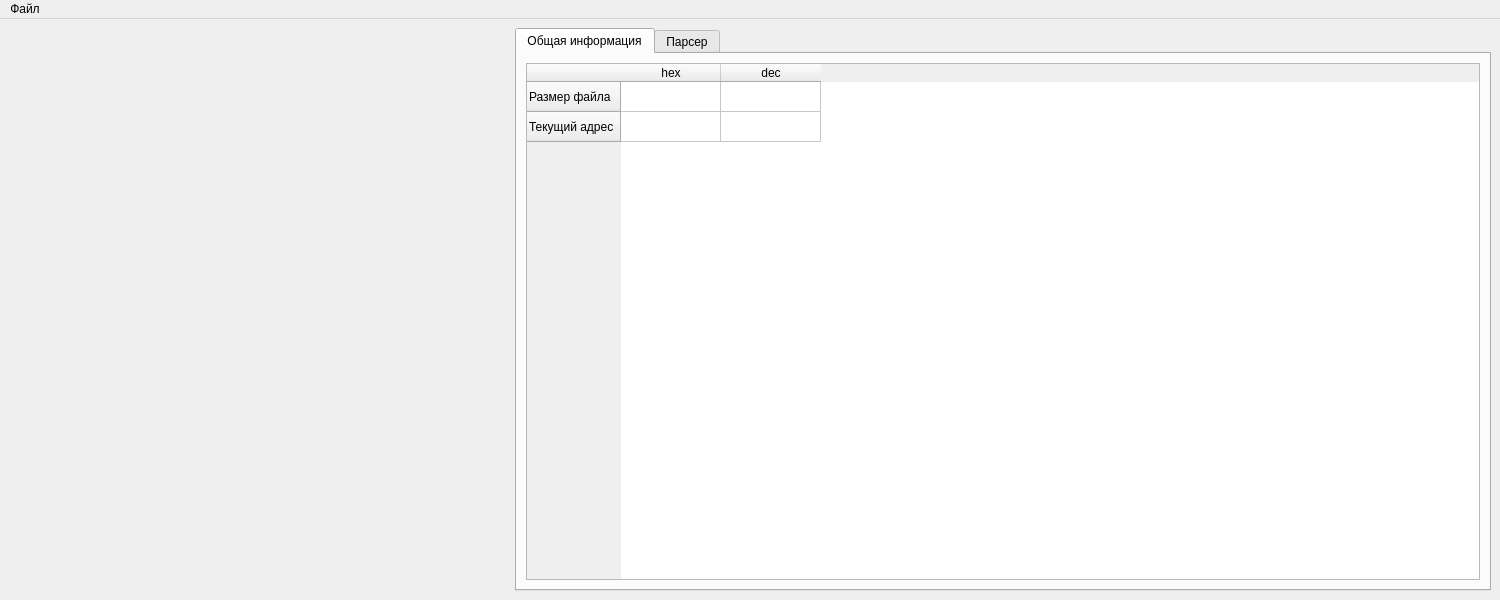
<?xml version="1.0" encoding="UTF-8"?>
<ui version="4.0">
 <class>MainWindow</class>
 <widget class="QMainWindow" name="MainWindow">
  <property name="geometry">
   <rect>
    <x>0</x>
    <y>0</y>
    <width>1500</width>
    <height>600</height>
   </rect>
  </property>
  <property name="minimumSize">
   <size>
    <width>1500</width>
    <height>600</height>
   </size>
  </property>
  <property name="windowTitle">
   <string>Hex</string>
  </property>
  <widget class="QWidget" name="centralwidget">
   <layout class="QGridLayout" name="gridLayout">
    <item row="0" column="1">
     <widget class="QTabWidget" name="tabWidget">
      <property name="currentIndex">
       <number>0</number>
      </property>
      <widget class="QWidget" name="tab">
       <attribute name="title">
        <string>Общая информация</string>
       </attribute>
       <layout class="QGridLayout" name="gridLayout_2">
        <item row="0" column="0">
         <widget class="QTableWidget" name="tableWidgetServiceInfo">
          <row>
           <property name="text">
            <string>Размер файла</string>
           </property>
          </row>
          <row>
           <property name="text">
            <string>Текущий адрес</string>
           </property>
          </row>
          <column>
           <property name="text">
            <string>hex</string>
           </property>
          </column>
          <column>
           <property name="text">
            <string>dec</string>
           </property>
          </column>
         </widget>
        </item>
       </layout>
      </widget>
      <widget class="QWidget" name="tab_2">
       <attribute name="title">
        <string>Парсер</string>
       </attribute>
       <layout class="QGridLayout" name="gridLayout_4">
        <item row="0" column="0">
         <layout class="QGridLayout" name="gridLayout_3"/>
        </item>
       </layout>
      </widget>
     </widget>
    </item>
    <item row="0" column="0">
     <widget class="HexModel" name="hex_model" native="true">
      <property name="minimumSize">
       <size>
        <width>500</width>
        <height>0</height>
       </size>
      </property>
     </widget>
    </item>
   </layout>
  </widget>
  <widget class="QMenuBar" name="menubar">
   <property name="geometry">
    <rect>
     <x>0</x>
     <y>0</y>
     <width>1500</width>
     <height>22</height>
    </rect>
   </property>
   <widget class="QMenu" name="menu">
    <property name="title">
     <string>Файл</string>
    </property>
    <addaction name="actionOpen"/>
   </widget>
   <addaction name="menu"/>
  </widget>
  <action name="actionOpen">
   <property name="text">
    <string>Открыть</string>
   </property>
  </action>
 </widget>
 <customwidgets>
  <customwidget>
   <class>HexModel</class>
   <extends>QWidget</extends>
   <header>hexmodel.h</header>
   <container>1</container>
  </customwidget>
 </customwidgets>
 <resources/>
 <connections/>
</ui>
